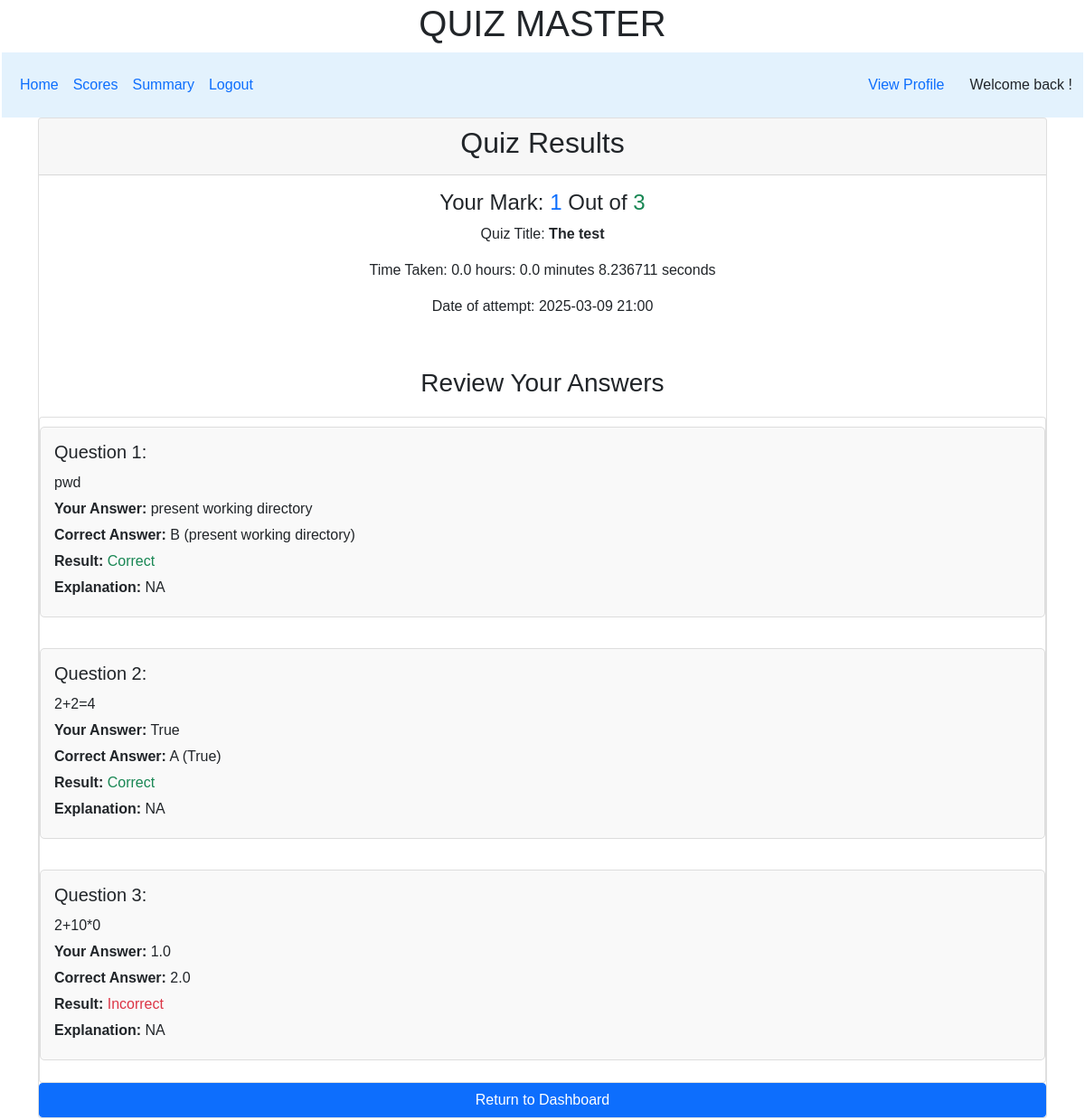
The page /quiz_result/6 on the database its author committed.
### controllers/model.py (models this page shows, shortened)
class QuizResult(db.Model):
    __tablename__ = 'QuizResult'
    id = db.Column(db.Integer, primary_key=True)
    user_id = db.Column(db.Integer, db.ForeignKey('user_info.id'), nullable=False)
    quiz_id = db.Column(db.Integer, db.ForeignKey('Quiz.id'), nullable=False)
    score = db.Column(db.Integer, default=0)
    date_taken = db.Column(db.DateTime, default=datetime.utcnow)
    time_taken = db.Column(db.Integer, nullable=False)
    quiz = db.relationship('Quiz', backref='quiz_results')

class Quiz(db.Model):
    __tablename__ = 'Quiz'
    id = db.Column(db.Integer, primary_key=True)
    chapter_id = db.Column(db.Integer, db.ForeignKey('chapter.id'), nullable=False)
    title = db.Column(db.String, nullable=False)
    description= db.Column(db.String, nullable=True)
    deadline = db.Column(db.DateTime, nullable=False)
    totalNoQues = db.Column(db.Integer, default=0)
    totalMarks = db.Column(db.Integer, default=0)
    passingMarks = db.Column(db.Integer, default=0)
    duration = db.Column(db.Integer, nullable=True)
    questions = db.relationship('Question', back_populates='quiz',cascade="all, delete-orphan")

class Question(db.Model):
    __tablename__ = 'question'
    id = db.Column(db.Integer, primary_key=True)
    quiz_id = db.Column(db.Integer, db.ForeignKey('Quiz.id'), nullable=False)
    question = db.Column(db.Text, nullable=False)
    question_type = db.Column(db.String(20), nullable=False)  # 'mcq' or 'numeric'
    marks = db.Column(db.Integer, nullable=False)
    numeric_answer = db.Column(db.Float, nullable=True)
    tolerance = db.Column(db.Float, nullable=True)
    option1= db.Column(db.String, nullable=True)
    option2 = db.Column(db.String, nullable=True)
    option3 = db.Column(db.String, nullable=True)
    option4 = db.Column(db.String, nullable=True)
    correct = db.Column(db.String, nullable=True)
    explanation = db.Column(db.String, nullable=True)
    answer_type = db.Column(db.String, nullable=True, default="MCQ")
    quiz = db.relationship('Quiz', back_populates='questions')
    user_answers = db.relationship('UserAnswers', back_populates='question', lazy='select',overlaps="user_answers,UserAnswers")

class UserAnswers(db.Model):
    __tablename__ = 'UserAnswers'
    id = db.Column(db.Integer, primary_key=True)
    user_id = db.Column(db.Integer, db.ForeignKey('user_info.id'), nullable=False)
    quiz_id = db.Column(db.Integer, db.ForeignKey('Quiz.id'), nullable=False)
    question_id = db.Column(db.Integer, db.ForeignKey('question.id'), nullable=False)
    selected_answer = db.Column(db.Text, nullable=True)
    numeric_answer = db.Column(db.Float, nullable=True)  # Store the actual answer text
    is_correct = db.Column(db.Boolean, default=False)
    timestamp = db.Column(db.DateTime, default=datetime.utcnow)
    user_info = db.relationship('User_Info', backref='user_answers')
    question = db.relationship('Question', back_populates='user_answers')
    quiz = db.relationship('Quiz', backref='user_answers')

### controllers/controller.py (the view)
@app.route("/quiz_result/<int:result_id>")
def quiz_result(result_id):
    result = QuizResult.query.get_or_404(result_id)
    quiz = Quiz.query.filter_by(id=result.quiz_id).first()
    user_answers = UserAnswers.query.filter_by(user_id=result.user_id, quiz_id=result.quiz_id).all()
    user_info = User_Info.query.get(result.user_id)
    questions = Question.query.filter_by(quiz_id=result.quiz_id).all()
    question_details = []
    for question in questions:
        user_answer = next((ua for ua in user_answers if ua.question_id == question.id), None)
        correct_option_text = None
        if question.question_type == "mcq":
            if question.correct == "A":
                correct_option_text = question.option1
            elif question.correct == "B":
                correct_option_text = question.option2
            elif question.correct == "C":
                correct_option_text = question.option3
            elif question.correct == "D":
                correct_option_text = question.option4
        question_details.append({
            "question": question.question,
            "question_type": question.question_type,
            "user_answer": user_answer.selected_answer if user_answer else None,
            "numeric_answer": user_answer.numeric_answer if user_answer else None,
            "correct_answer": question.correct if question.question_type == "mcq" else question.numeric_answer,
            "is_correct": user_answer.is_correct if user_answer else False,
            "correct_option_text": correct_option_text,
            "explanation": question.explanation
        })
    return render_template('result.html', result=result, quiz=quiz, question_details=question_details,user_info=user_info)

### templates/result.html
{% extends "user_layout.html" %}
{% block content %}
<div class="container">
    <div class="card">
        <div class="card-header text-center">
            <h2> Quiz Results</h2>
        </div>
        <div class="card-body text-center">
            <h4> Your Mark: <span class="text-primary">{{result.score}}</span> Out of <span class="text-success">{{quiz.totalMarks}}</span></h4>
            <p> Quiz Title: <strong>{{quiz.title}}</strong></p>
            <p> Time Taken: {{ (result.time_taken // 3600) }} hours: {{ ((result.time_taken % 3600) // 60) }} minutes {{ (result.time_taken % 60) }} seconds</p>
            <p> Date of attempt: {{result.date_taken.strftime('%Y-%m-%d %H:%M')}} </p>
            </div>
            <h3 class="mt-4 text - center">Review Your Answers</h3>
            <div class="card body quiz-review">
                {% for question in question_details %}
                <div class="question-review mb-4">
                    <h5>Question {{ loop.index }}:</h5>
                    <p>{{ question.question }}</p>
                    {% if question.question_type == 'mcq' %}
                        <p><strong>Your Answer:</strong> {{ question.user_answer }}</p>
                        <p><strong>Correct Answer:</strong> {{ question.correct_answer }} ({{ question.correct_option_text }})</p>
                    {% elif question.question_type == 'numeric' %}
                        <p><strong>Your Answer:</strong> {{ question.numeric_answer }}</p>
                        <p><strong>Correct Answer:</strong> {{ question.correct_answer }} </p>
                    {% endif %}
                    <p><strong>Result:</strong>
                        {% if question.is_correct %}
                            <span class="text-success">Correct</span>
                        {% else %}
                            <span class="text-danger">Incorrect</span>
                        {% endif %}
                    </p>
                    {% if question.explanation %}
                        <p><strong>Explanation:</strong> {{ question.explanation }}</p>
                    {% endif %}
                </div>
                {% endfor %}
            </div>
            <a href="{{ url_for('user_interface' ,id=session.get('user_id'))}}" class="btn btn-primary">Return to Dashboard</a>
        </div>
</div>
{% endblock %}

### static/style.css (style rules this page uses)
* { margin: 0px; padding: 0px; box-sizing: border-box; font-family: Arial, Helvetica, sans-serif; }
.center { text-align: center; margin: auto; }
.question-review { margin: 10px 0; padding: 15px; border: 1px solid #ddd; border-radius: 5px; background-color: #f9f9f9; }
.question-review h5 { margin-bottom: 10px; }
.question-review p { margin: 5px 0; }
.quiz-review { margin-top: 20px; }

### rows shown on the page
QuizResult: score "1", time_taken "0.0", ((result.time_taken%3600)//60) "0.0", (result.time_taken%60) "8.236711", date_taken "2025-03-09 21:00"
Quiz: totalMarks "3", title "The test"
Question: question "pwd", correct_option_text "present working directory", explanation "NA"
UserAnswers: user_answer "present working directory"
Question: question "2+2=4", correct_option_text "True", explanation "NA"
UserAnswers: user_answer "True"
Question: question "2+10*0", correct_answer "2.0", explanation "NA"
UserAnswers: numeric_answer "1.0"

### other values the page prints
{{ question.correct_answer }} "B" "A"
